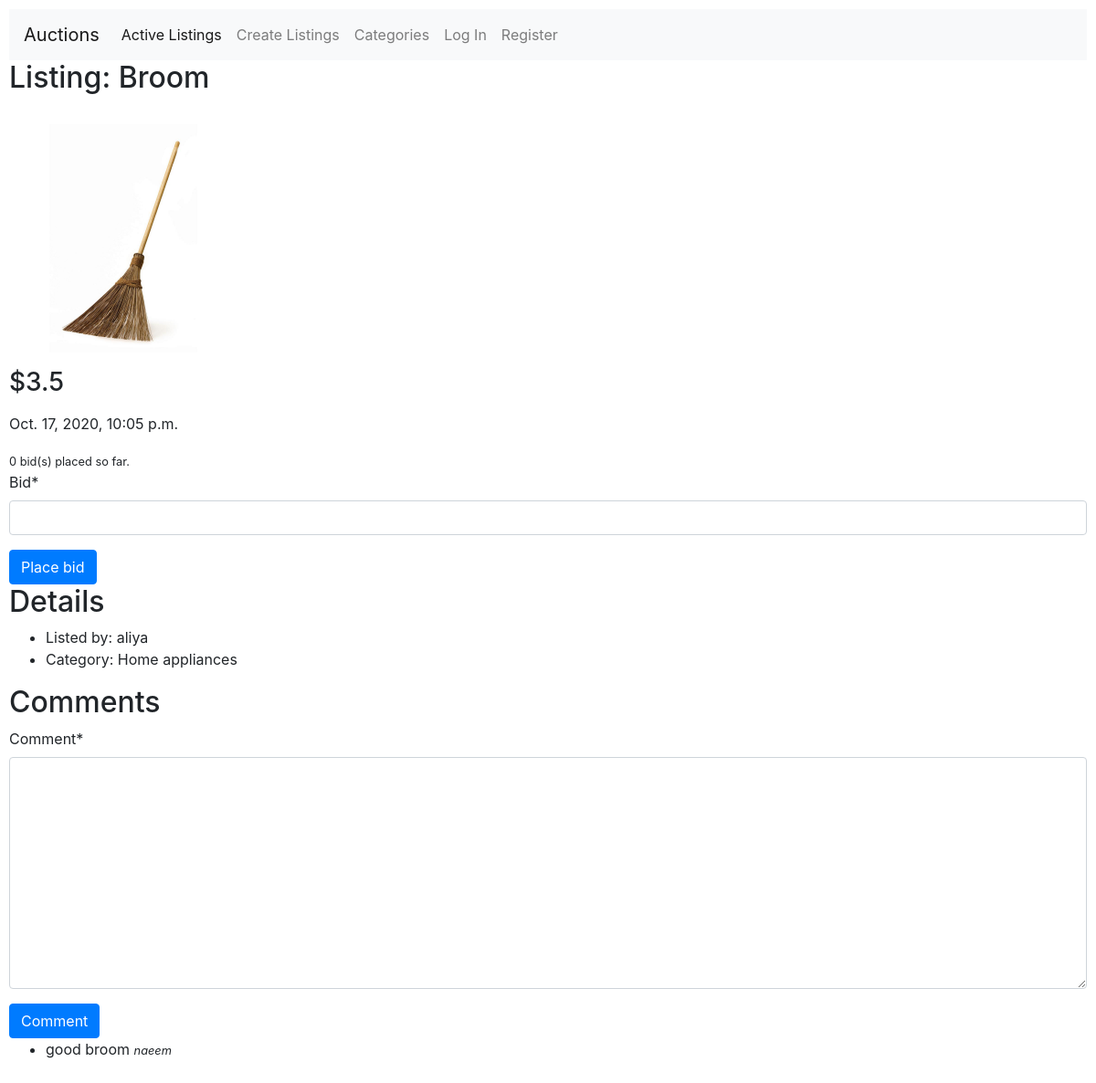
The page /16 on the database its author committed.
### auctions/models.py (models this page shows, shortened)
class Listing(models.Model):
    title =  models.CharField(max_length = 100)
    picture = models.ImageField(upload_to = 'pic/%Y/%m/%d')
    detail = models.TextField()
    owner = models.ForeignKey(User, on_delete=models.CASCADE)
    created_at = models.DateTimeField(default=datetime.datetime.now)
    category = models.OneToOneField(Category, on_delete=models.DO_NOTHING)
    startingbid = models.FloatField(default=0)
    status = models.BooleanField(default=True)

class User(AbstractUser):
    pass

class Category(models.Model):
    category = models.CharField(max_length = 100)
    def __str__(self):
        return f"{self.category}"

class Comment(models.Model):
    comment = models.TextField()
    user = models.ForeignKey(User, on_delete=models.CASCADE)
    listing = models.ForeignKey(Listing, on_delete=models.CASCADE)

### auctions/views.py (the view)
# urls.py: path("<int:id>", views.view_list, name="list"),
def view_list(request, id):
    listing = Listing.objects.get(id=id)
    if request.user.is_authenticated:
        try:
            watchlist = Watchlist.objects.get(user = request.user, listing = listing)
        except ObjectDoesNotExist:
            watchlist = None
        try:
            winner = Winner.objects.get(winner = request.user, listing = listing)
        except ObjectDoesNotExist:
            try:
                winner = Winner.objects.get(listing = listing)
            except ObjectDoesNotExist:
                winner = None
        print(watchlist)
        if listing.owner == request.user and listing.status:
            close = True
        else:
            close = False
    else:
        try:
            winner = Winner.objects.get(listing = listing)
        except ObjectDoesNotExist:
            winner = None
        watchlist = None
        close = False
    try:
        bids = Bid.objects.filter(listing=listing).count()
    except:
        bids = 0
    try:
        comments = Comment.objects.filter(listing=listing)
    except:
        comments = None
    bidform = BidForm()
    commentform = CommentForm()
    context = {
        "list": listing,
        "bidform": bidform,
        "watchlist": watchlist,
        "bids": bids,
        "close": close,
        "winner": winner,
        "commentform": commentform,
        "comments": comments
    }
    return render(request, "auctions/list.html", context)

### auctions/forms.py
class BidForm(ModelForm):
    class Meta:
        model = Bid
        fields = ['bid']

class CommentForm(ModelForm):
    class Meta:
        model = Comment
        fields = ['comment']

### auctions/templates/auctions/list.html (shortened to what this page needs)
{% extends "auctions/layout.html" %}
{% load crispy_forms_tags %}
{% block body %}
    {% if winner %}
        <div>
            <h2>Listing: {{ list.title }}</h2>
            {% if winner.winner == user %}
                <h3>You have won!</h3>
            {% endif %}
            <img src="{{ list.picture.url }}" >
            <p>{{ list.details }}</p>
            <p> <h3>${{ list.startingbid }}</h3></p>
            <p>{{list.created_at}}</p>
        </div>
    {% else %}
        <div>
            <h2>Listing: {{ list.title }}</h2>
            <br>
            <img src="{{ list.picture.url }}" >
            <p> <h3>${{ list.startingbid }}</h3></p>
            <p>{{list.created_at}}</p>
        </div>
        <div>
            <form method="POST" action="{% url 'bid' list.id%}">
                <small>{{bids}} bid(s) placed so far.</small>
                {{ bidform|crispy}}
                <input class="btn btn-primary" type="submit" value="Place bid">
            </form>
        </div>
        <div>
            <h2>Details</h2>
            <ul>
                <li>Listed by: {{list.owner}}</li>
                <li>Category: {{list.category}}</li>
            </ul>
        </div>
        <div>
            <h2>Comments</h2>
            <form method="POST" action="{% url 'comment' list.id%}">
                {{ commentform|crispy}}
                <input class="btn btn-primary" type="submit" value="Comment">
            </form>
            {% if comments %}
                {% for comment in comments %}
                <ul>
                    <li>{{ comment.comment }}
                        <small><em>{{ comment.user }}</em></small>
                    </li>
                </ul>
                {% endfor %}
            {% endif %}
        </div>
    {%endif%}
{% endblock %}

### auctions/static/auctions/styles.css (style rules this page uses)
body { padding: 10px; }
img { max-width: 250px; max-height: 250px; }

### rows shown on the page
Listing: title "Broom", picture (picture), startingbid "3.5", created_at "Oct. 17, 2020, 10:05 p.m.", owner "aliya", category "Home appliances"
Comment: comment "good broom", user "naeem"

### other values the page prints
{{ bids }} "0"
